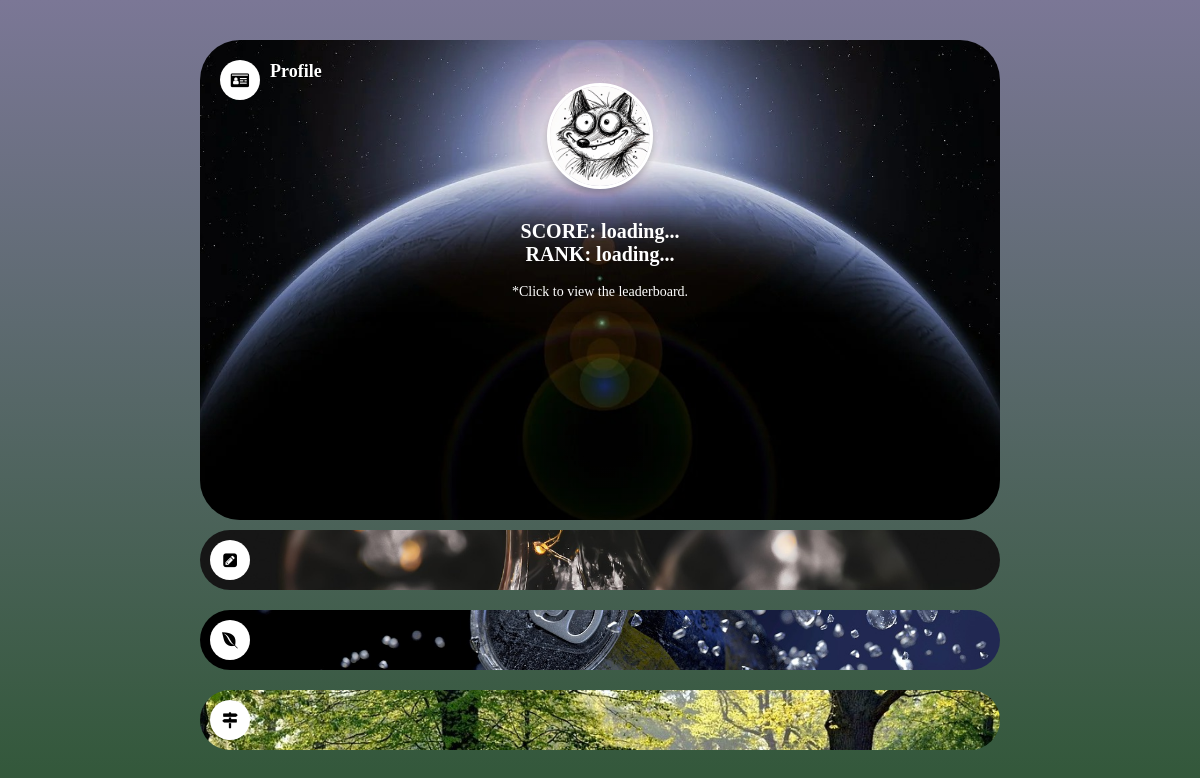
Page / (signed in) on the earlier database version.
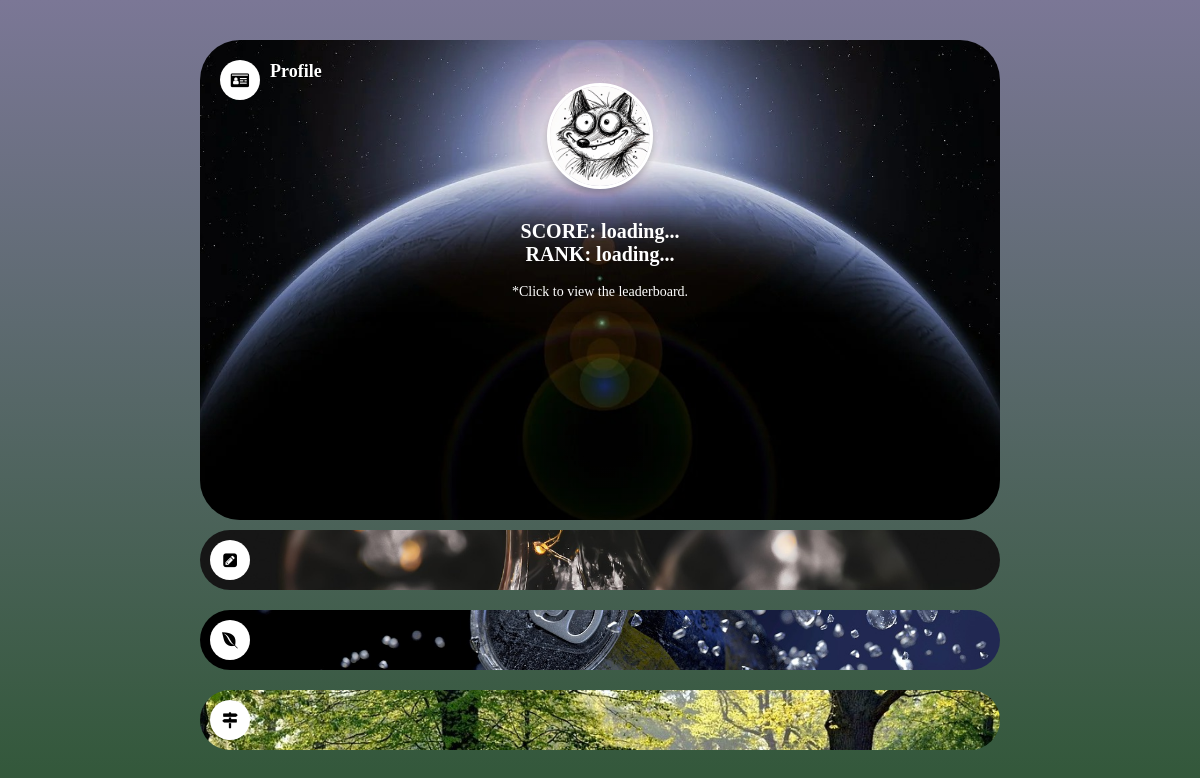
Same page on the later database version.
### core/models.py (models this page shows, shortened)
class CustomUser(AbstractUser):
    email = models.EmailField(unique=True)
    username = models.CharField(max_length=50, unique=False)
    USERNAME_FIELD = 'email'
    REQUIRED_FIELDS = ['username']

class Profile(models.Model):
    user = models.OneToOneField('core.CustomUser', on_delete=models.CASCADE, related_name="profile")
    avatar_url = models.CharField(max_length=255, blank=True, null=True)

### core/views.py (the view)
# urls.py: path('', views.home, name="home"),
def home(request):
    if (request.user.is_authenticated):
        return render(request, 'core/navpage2.html')
    else:
        return HttpResponseRedirect('/login/')

### core/templates/core/navpage2.html (shortened to what this page needs)
<!DOCTYPE html>
{% load static%}
<html lang="en">
<head>
    <link rel="stylesheet" href="{% static 'navpage2.css' %}">
    <link href="https://cdn.jsdelivr.net/npm/font-awesome@4.7.0/css/font-awesome.min.css" rel="stylesheet">
</head>
<body>
    <div class="container">
        <div class="item active" style="background-image: url('{% static 'pictures/earth2.jpg' %}');">
            <div class="shadow"></div>
            <div class="content">
                <div class="icon">
                    <i class="fa fa-id-card" aria-hidden="true"></i>
                </div>
                <div class="text">
                    <div class="title">Profile</div>
                </div>
            </div>
            <a href="{% url 'core:profile' %}" class="avatar-link">
                <div class="avatar-frame">
                    {% if user.profile.avatar_url and 'avatars/' in user.profile.avatar_url %}
                        <img src="/media/{{ user.profile.avatar_url }}" alt="Avatar">
                    {% else %}
                        <img src="{% static 'pictures/fox.jpg' %}" alt="Default Avatar">
                    {% endif %}
                </div>
            </a>
            <a href="{% url 'core:leaderboard' %}" class="user-info-link">
                <div class="user-info-box">
                    <p>SCORE: <span id="user-score">loading...</span></p>
                    <p>RANK: <span id="user-rank">loading...</span></p><br>
                    <p>*Click to view the leaderboard.</span></p>
                </div>
            </a>
        </div>
        <div class="item" style="background-image: url('{% static 'pictures/light2.jpg' %}');">
            <div class="shadow"></div>
            <div class="content">
                <div class="icon">
                    <i class="fa fa-pencil-square" aria-hidden="true"></i>
                </div>
                <div class="text">
                </div>
            </div>
        </div>
        <div class="item" style="background-image: url('{% static 'pictures/can.jpg' %}');">
            <div class="shadow"></div>
            <div class="content">
                <div class="icon">
                    <i class="fa fa-envira" aria-hidden="true"></i>
                </div>
                <div class="text">
                </div>
            </div>
        </div>
        <div class="item" style="background-image: url('{% static 'pictures/run3.jpg' %}');">
            <div class="shadow"></div>
            <div class="content">
                <div class="icon">
                    <i class="fa fa-map-signs" aria-hidden="true"></i>
                </div>
                <div class="text">
                </div>
            </div>
        </div>
    </div>
</body>

### core/static/navpage2.css (style rules this page uses)
* { padding: 0; margin: 0; }
html, body { height: 100%; width: 100%; margin: 0; padding: 0; overflow-x: hidden; display: flex; align-items: center; justify-content: center; background: linear-gradient(to bottom, rgb(123, 119, 150), rgb(49, 87, 56)); }
.container { flex-direction: column; width: 80vw; max-width: 800px; height: 90vh; display: flex; overflow: hidden; }
.item { position: relative; height: 60px; width: 100%; margin: 10px 0; cursor: pointer; border-radius: 30px; background-size: cover; background-position: center; transition: 0.5s cubic-bezier(0.05,0.61,0.41,0.95); overflow: hidden; }
.item .shadow { position: absolute; bottom: 0; left: 0; right: 0; height: 100px; transition: 0.5s cubic-bezier(0.05,0.61,0.41,0.95); }
.item .content { display: flex; position: absolute; left: 10px; right: 0; bottom: 10px; height: 40px; transition: 0.5s cubic-bezier(0.05,0.61,0.41,0.95); }
.item .content .icon { min-width: 40px; width: 40px; height: 40px; border-radius: 50%; background-color: rgb(255, 255, 255); display: flex; justify-content: center; align-items: center; font-size: 16px; }
.item:nth-child(1) .fa { color: rgb(0, 0, 0); }
.item:nth-child(2) .fa { color: rgb(0, 0, 0); }
.item:nth-child(3) .fa { color: rgb(0, 0, 0); }
.item:nth-child(4) .fa { color: rgb(0, 0, 0); }
.item .content .text { display: flex; flex-direction: column; justify-content: flex-start; align-items: flex-start; margin-left: 10px; color: rgb(255, 255, 255); width: 100%; min-height: 40px; }
.item .content .text div { width: calc(100% - 70px); text-overflow: ellipsis; overflow: visible; white-space: normal; word-wrap: break-word; line-height: 1.3; opacity: 0; transition: opacity 0.5s ease-out; }
.item .content .text .title { font-weight: bold; font-size: 18px; text-shadow: 1px 1px 0 black; white-space: normal; overflow: visible; display: block; }
.item.active { flex: 1; margin: 0; border-radius: 40px; }
.item.active .shadow { background: linear-gradient(to top, rgba(0, 0, 0, 0.35) 65%, transparent); }
.item.active .content { top: 20px; left: 20px; }
.item.active .content .text div { opacity: 1; }
.avatar-link { display: none; position: absolute; top: 20%; left: 50%; transform: translate(-50%, -50%); width: 100px; height: 100px; border-radius: 50%; overflow: hidden; border: 3px solid #fff; box-shadow: 0 4px 6px rgba(0, 0, 0, 0.2); transition: opacity 0.3s ease-in-out; }
.avatar-link img { width: 100%; height: 100%; object-fit: contain; }
.item.active .avatar-link { display: block; opacity: 1; }
.user-info-box { display: none; position: absolute; top: 35%; left: 50%; transform: translate(-50%, 0); width: 60%; padding: 12px 15px; background: rgba(255, 255, 255, 0); border-radius: 10px; text-align: center; color: #ffffff; font-size: 16px; font-weight: bold; box-shadow: 0 4px 6px rgba(0, 0, 0, 0.1); }
.user-info-box p:first-of-type, .user-info-box p:nth-of-type(2) { font-size: 20px; font-weight: bold; }
.user-info-box p:last-of-type { font-size: 14px; font-weight: normal; color: #ffffff; }
.item.active .user-info-box { display: block; opacity: 1; }

Differences in the rows shown:
now on this page (row edited): CustomUser: profile.avatar_url (picture)
